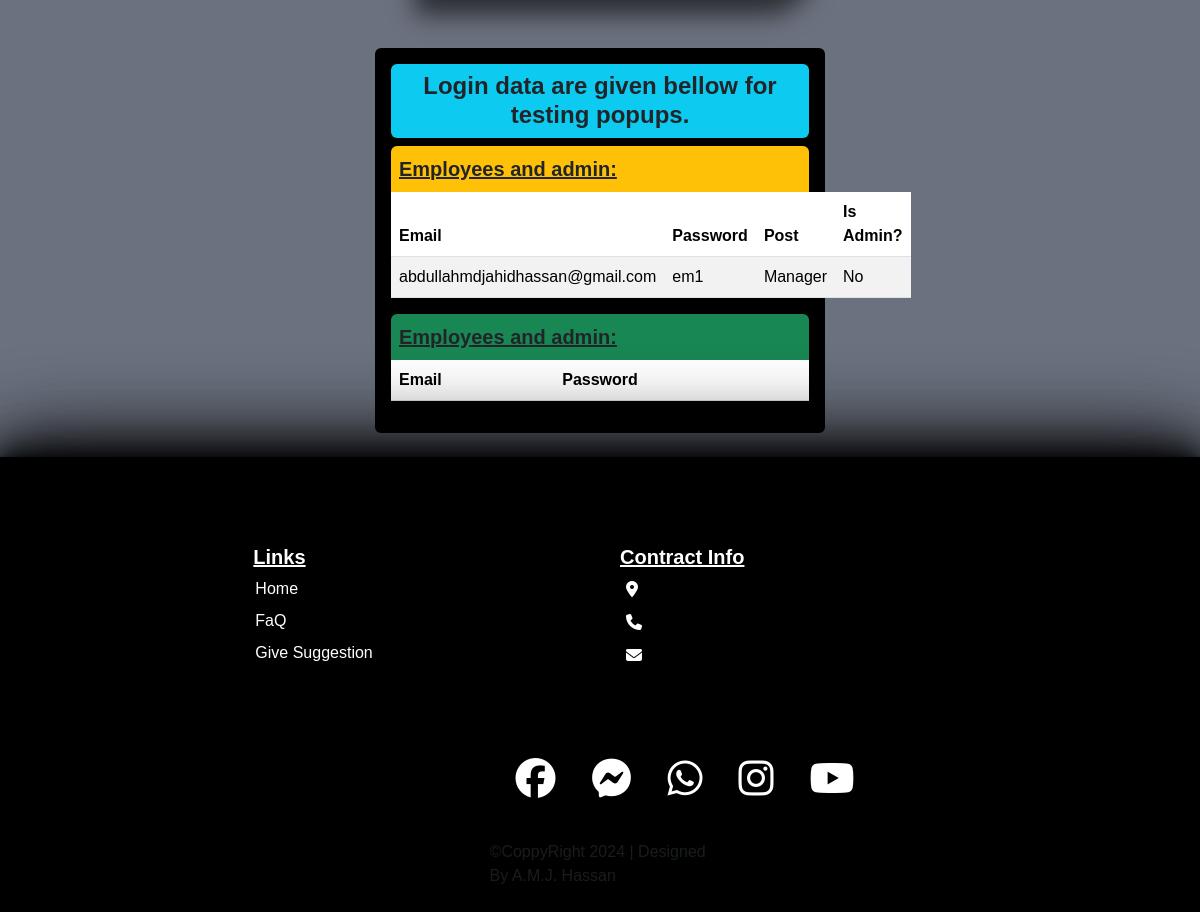
/login.php (lower part), run on an earlier commit of the app's database.
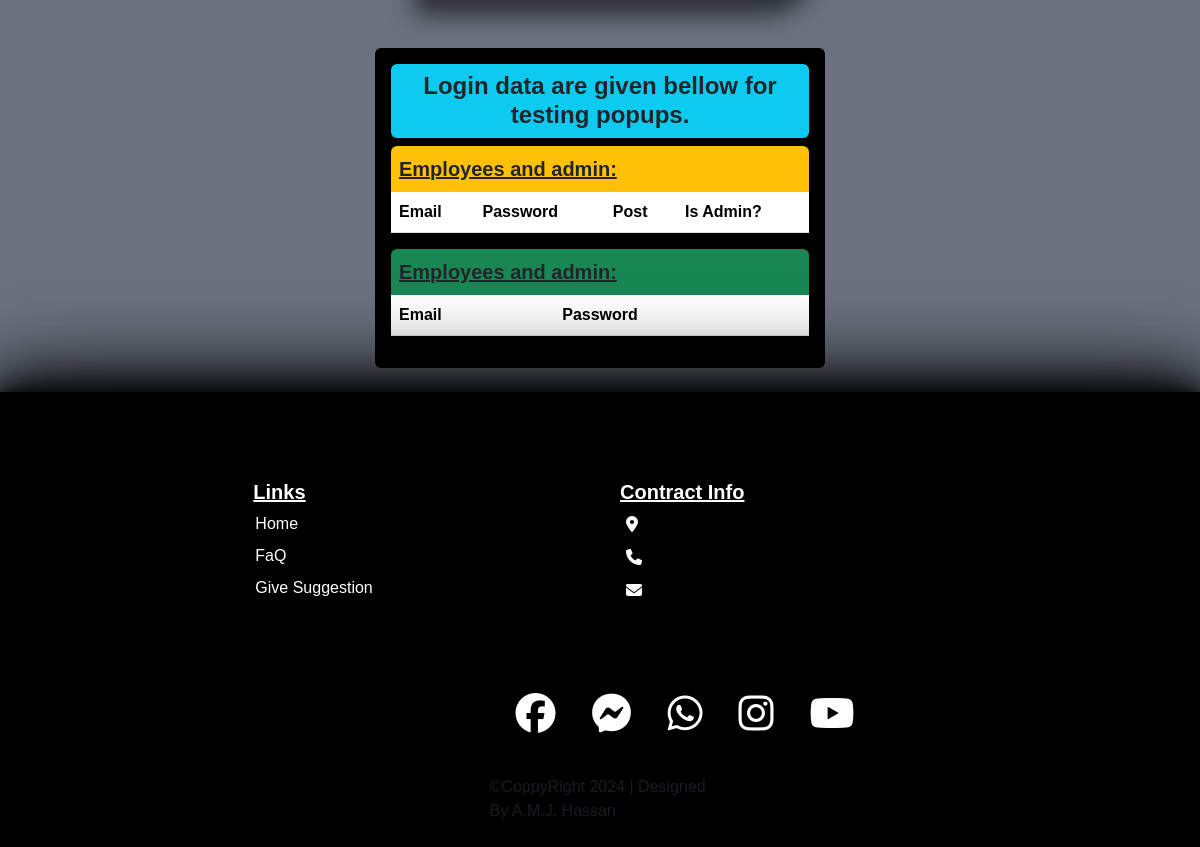
And on a later commit of the database.
### tables this page shows
CREATE TABLE `employee` (
  `id` varchar(50) NOT NULL,
  `name` varchar(100) DEFAULT NULL,
  `post` varchar(50) DEFAULT NULL,
  `phone` bigint DEFAULT NULL,
  `email` varchar(100) DEFAULT NULL,
  `password` varchar(100) DEFAULT NULL,
  `address` varchar(100) DEFAULT NULL,
  `gender` text,
  `salary` int DEFAULT NULL,
  `nid` bigint DEFAULT NULL,
  `nid_file` varchar(100) DEFAULT NULL,
  `certificate_file` varchar(100) DEFAULT NULL,
  `resume_file` varchar(100) DEFAULT NULL,
  `photo_file` varchar(100) DEFAULT NULL,
  `is_admin` tinyint(1) NOT NULL DEFAULT '0',
  `is_sup_admin` tinyint(1) NOT NULL DEFAULT '0'
);

### login.php (the view, shortened to what this page needs)
<!DOCTYPE html>
<html lang="en">
<head>
    <?php require '_link_common.php'; ?>
    <link rel="stylesheet" href="login.css">
    <link rel="stylesheet" href="footer.css">
</head>
<body>
    <?php
        require '_database_connect.php';
        $employee_info_sql = "SELECT email, password, post, is_admin FROM employee WHERE is_sup_admin='0' ORDER BY password";
        $employee_info_result = mysqli_query($connect, $employee_info_sql);
        $employee_num = mysqli_num_rows($employee_info_result);
    ?>
     <div class='container bg-black my-4 p-3 rounded' style='width: 450px'>
        <div>
            <h4 class='bg-info text-center rounded p-2'><b>Login data are given bellow for testing popups.</b></h4>
            <div>
                <div class='bg-warning  fs-5 rounded-top p-2'><b><u>Employees and admin:</u></b></div>
                <table class="table table-striped">
                    <thead>
                        <th>Email</th>
                        <th>Password</th>
                        <th>Post</th>
                        <th>Is Admin?</th>
                    </thead>
                    <?php
                        for ($i=0; $i<$employee_num; $i++):
                            $employee = mysqli_fetch_assoc($employee_info_result);
                        ?>
                        <tbody>
                            <td><?php echo $employee['email'];?></td>
                            <td><?php echo $employee['password'];?></td>
                            <td><?php echo $employee['post'];?></td>
                            <td><?php echo ($employee['is_admin']) ? 'Yes' : 'No' ?></td>
                        </tbody>
                    <?php endfor; ?>
                </table>
            </div>
            <div>
                <div class='bg-success fs-5 rounded-top p-2'><b><u>Employees and admin:</u></b></div>
                <table class="table table-striped">
                    <thead>
                        <th>Email</th>
                        <th>Password</th>
                    </thead>
                </table>
            </div>
        </div>
     </div>
    <?php include '_footer_common.php';?>
</body>
</html>

What changed in the data, as far as the page shows it:
removed employee: email "abdullahmdjahidhassan@gmail.com", password "em1", post "Manager", is_admin "No"
